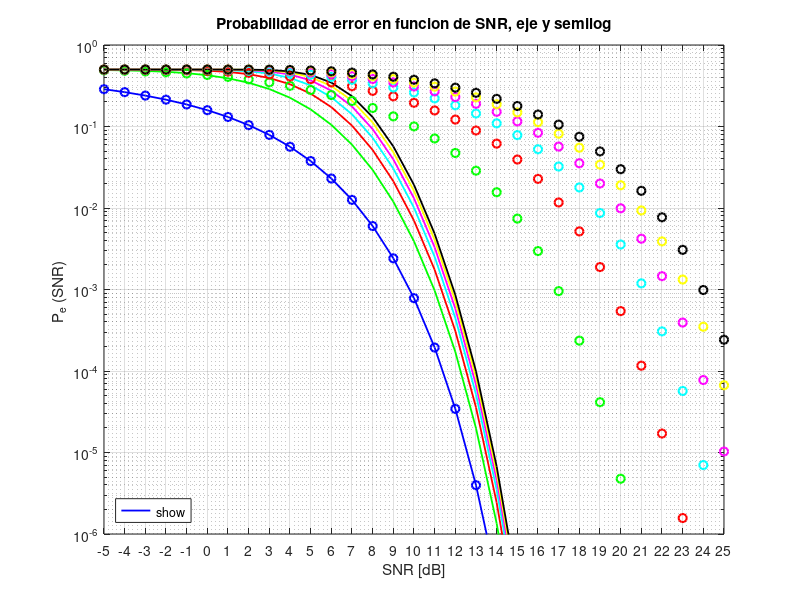

Here is the MATLAB script that generated this plot: (Note: this script raises an error after producing the figure.)
%% Ejercicio 3

clear;

SNR=(-5:1:30);
n=(1:4:25);

%Probabilidad de error digital
p_ed_1=(0.5)*(1-(1-2*qfunc(sqrt(10.^(SNR/10)))).^1);
p_ed_5=(0.5)*(1-(1-2*qfunc(sqrt(10.^(SNR/10)))).^5);
p_ed_9=(0.5)*(1-(1-2*qfunc(sqrt(10.^(SNR/10)))).^9);
p_ed_13=(0.5)*(1-(1-2*qfunc(sqrt(10.^(SNR/10)))).^13);
p_ed_17=(0.5)*(1-(1-2*qfunc(sqrt(10.^(SNR/10)))).^17);
p_ed_21=(0.5)*(1-(1-2*qfunc(sqrt(10.^(SNR/10)))).^21);
p_ed_25=(0.5)*(1-(1-2*qfunc(sqrt(10.^(SNR/10)))).^25);

%Probabilidad de error analogico
for i=1:length(n) %cantidad de funciones dependientes de cada n (7 funciones en este caso)
    %i=1,5,9,13,17,2,25
    for j=1:length(SNR) %evaluacion de la variable SNR
        snr=10^(SNR(j)/10); %SNR en db
        aux=0; 
        
        for k=0:n(i)-1 %se suma n(i) veces n(i)=1,5,9,13,17,2,25
            aux=aux+(1+snr.^-1).^k;  %sumatoria del denominador de la raiz de Q()
        end
        
        p_ea(i,j)=qfunc(sqrt(snr/aux));
    end
    
end

%%

%Grafico SEMILOGY
figure();
%digitales
semilogy(SNR,p_ed_1,'-b','LineWidth',1.3,'DisplayName','P_{e,n=1}^d');
hold on;
semilogy(SNR,p_ed_5,'-g','LineWidth',1.3,'DisplayName','P_{e,n=5}^d');
semilogy(SNR,p_ed_9,'-r','LineWidth',1.3,'DisplayName','P_{e,n=9}^d');
semilogy(SNR,p_ed_13,'-c','LineWidth',1.3,'DisplayName','P_{e,n=13}^d');
semilogy(SNR,p_ed_17,'-m','LineWidth',1.3,'DisplayName','P_{e,n=17}^d');
semilogy(SNR,p_ed_21,'-y','LineWidth',1.3,'DisplayName','P_{e,n=21}^d');
semilogy(SNR,p_ed_25,'-k','LineWidth',1.3,'DisplayName','P_{e,n=25}^d');
%analogicos
semilogy(SNR,p_ea(1,:),'ob','LineWidth',1.5,'DisplayName','P_{e,n=1}^a');
semilogy(SNR,p_ea(2,:),'og','LineWidth',1.5,'DisplayName','P_{e,n=5}^a');
semilogy(SNR,p_ea(3,:),'or','LineWidth',1.5,'DisplayName','P_{e,n=9}^a');
semilogy(SNR,p_ea(4,:),'oc','LineWidth',1.5,'DisplayName','P_{e,n=13}^a');
semilogy(SNR,p_ea(5,:),'om','LineWidth',1.5,'DisplayName','P_{e,n=17}^a');
semilogy(SNR,p_ea(6,:),'oy','LineWidth',1.5,'DisplayName','P_{e,n=21}^a');
semilogy(SNR,p_ea(7,:),'ok','LineWidth',1.5,'DisplayName','P_{e,n=25}^a');
grid on;
grid minor;
title('Probabilidad de error en funcion de SNR, eje y semilog');
xlabel('SNR [dB]');
ylabel('P_{e} (SNR) ');
ylim([1e-6 1e0]);
xlim([-5 25]);
xticks(-5:1:25);
lgd=legend('show', 'Location', 'southwest');
lgd.FontSize = 11;


%Grafico Y lineal
figure();
%digitales
plot(SNR,p_ed_1,'-b','LineWidth',1.3,'DisplayName','P_{e,n=1}^d');
hold on;
plot(SNR,p_ed_5,'-g','LineWidth',1.3,'DisplayName','P_{e,n=5}^d');
plot(SNR,p_ed_9,'-r','LineWidth',1.3,'DisplayName','P_{e,n=9}^d');
plot(SNR,p_ed_13,'-c','LineWidth',1.3,'DisplayName','P_{e,n=13}^d');
plot(SNR,p_ed_17,'-m','LineWidth',1.3,'DisplayName','P_{e,n=17}^d');
plot(SNR,p_ed_21,'-y','LineWidth',1.3,'DisplayName','P_{e,n=21}^d');
plot(SNR,p_ed_25,'-k','LineWidth',1.3,'DisplayName','P_{e,n=25}^d');
%analogicos
plot(SNR,p_ea(1,:),'ob','LineWidth',1.5,'DisplayName','P_{e,n=1}^a');
plot(SNR,p_ea(2,:),'og','LineWidth',1.5,'DisplayName','P_{e,n=5}^a');
plot(SNR,p_ea(3,:),'or','LineWidth',1.5,'DisplayName','P_{e,n=9}^a');
plot(SNR,p_ea(4,:),'oc','LineWidth',1.5,'DisplayName','P_{e,n=13}^a');
plot(SNR,p_ea(5,:),'om','LineWidth',1.5,'DisplayName','P_{e,n=17}^a');
plot(SNR,p_ea(6,:),'oy','LineWidth',1.5,'DisplayName','P_{e,n=21}^a');
plot(SNR,p_ea(7,:),'ok','LineWidth',1.5,'DisplayName','P_{e,n=25}^a');
grid on;
%grid minor;
title('Probabilidad de error en funcion de SNR, ejes lineales');
xlabel('SNR [dB]');
ylabel('P_{e} (SNR) ');
ylim([0 0.5]);
xlim([-5 25]);
lgd=legend('show', 'Location', 'east');
lgd.FontSize = 11;